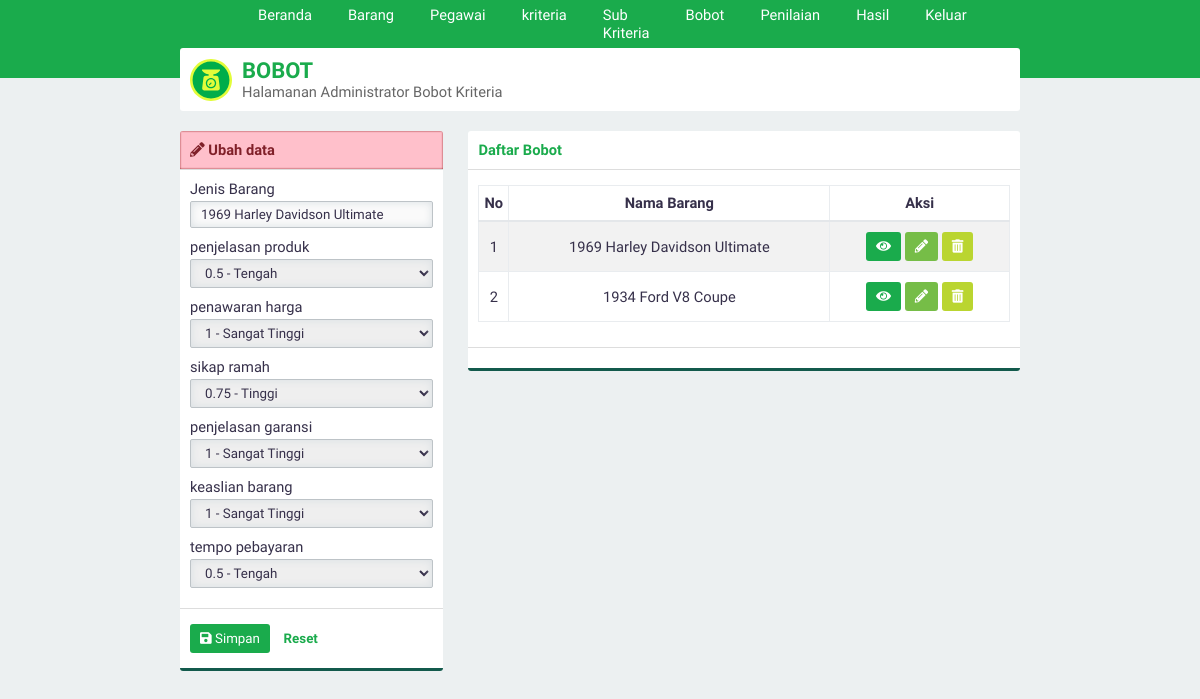
Page /spkmetodesaw_UAS/?page=bobot&aksi=ubah&id=1 (signed in) on the committed database.
### tables this page shows
CREATE TABLE `jenis_barang` (
  `id_jenisbarang` int(3) NOT NULL,
  `namaBarang` varchar(30) NOT NULL
);

CREATE TABLE `bobot_kriteria` (
  `id_bobotkriteria` int(3) NOT NULL,
  `id_jenisbarang` int(3) NOT NULL,
  `id_kriteria` int(3) NOT NULL,
  `bobot` float NOT NULL
);

CREATE TABLE `kriteria` (
  `id_kriteria` int(3) NOT NULL,
  `namaKriteria` varchar(30) NOT NULL,
  `sifat` enum('Benefit','Cost') NOT NULL
);

### spkmetodesaw_UAS/page/ubahbobot2.php (the view, shortened to what this page needs)
<?php
$listWeight=array(
    array("nama"=>"0 - Sangat Rendah","nilai"=>0),
    array("nama"=>"0.25 - Rendah","nilai"=>0.25),
    array("nama"=>"0.5 - Tengah","nilai"=>0.5),
    array("nama"=>"0.75 - Tinggi","nilai"=>0.75),
    array("nama"=>"1 - Sangat Tinggi","nilai"=>1),
);
$id=htmlspecialchars(@$_GET['id']);
$querylihat="SELECT id_jenisbarang,bobot,id_bobotkriteria,kriteria.namaKriteria AS namaKriteria FROM bobot_kriteria INNER JOIN kriteria USING(id_kriteria) WHERE id_jenisbarang='$id'";
?>
<div class="panel-top panel-top-edit">
    <b><i class="fa fa-pencil-alt"></i> Ubah data</b>
</div>
<form id="form" action="./proses/prosesubah.php" method="POST">
    <div class="panel-middle">
        <div class="group-input">
            <div class="group-input">
                <?php
                $query="SELECT namaBarang FROM jenis_barang WHERE id_jenisbarang='$id'";
                $execute=$konek->query($query);
                $data=$execute->fetch_array(MYSQLI_ASSOC);
                ?>
                <div class="group-input">
                    <label for="jenisbarang">Jenis Barang</label>
                    <input class="form-custom" value="<?php echo $data['namaBarang'];?>" disabled type="text" autocomplete="off" required name="barang" id="barang">
                </div>
            </div>
        </div>
        <?php
        $execute2=$konek->query($querylihat);
        while($data=$execute2->fetch_array(MYSQLI_ASSOC)){
            echo "<div class=\"group-input\">
                    <label for=\"$data[namaKriteria]\">$data[namaKriteria]</label>
                    <input type='hidden' value=\"$data[id_bobotkriteria]\" name=\"id[]\">
                    <select class=\"form-custom\" required name=\"bobot[]\" id=\"$data[namaKriteria]\">
                    <option selected disabled>--Pilih Bobot $data[namaKriteria]--</option>";
                foreach ($listWeight as $key) {
                    if ($key['nilai']==$data['bobot']) {
                        $selected="selected";
                    }else{
                        $selected=null;
                    }
                    echo "<option $selected value=\"$key[nilai]\">$key[nama]</option>";
                }
            echo "</select>
            </div>
                ";
        }
        ?>
    </div>
    <div class="panel-bottom">
        <button type="submit" id="buttonsimpan" class="btn btn-green"><i class="fa fa-save"></i> Simpan</button>
        <button type="reset" id="buttonreset" class="btn btn-second">Reset</button>
    </div>
</form>

### spkmetodesaw_UAS/asset/css/style.css (style rules this page uses)
* { padding: 0; margin: 0; font-family: 'Work Sans', sans-serif; color: #36304A; font-weight: 500; letter-spacing: normal; }
b, h1, h2, h3, h4, h5 { padding: 0; font-weight: 600 !important; margin: 0.83em 0em; }
input, select { border: none; width: 100%; }
.form-custom { padding: 5px 10px; border: solid 1px #BDC3C7; -webkit-border-radius: 2px; -moz-border-radius: 2px; border-radius: 2px; box-sizing: border-box; box-shadow: inset 0 0 8px #d9dfe3; margin: 3px 0 10px 0; }
.btn { border: none; -webkit-padding: 7px 10px; -o-padding: 7px 10px; -moz-padding: 7px 10px; padding: 7px 10px; border-radius: 3px; margin: 5px 0px; display: inline-block; cursor: pointer; font-size: 10pt !important; }
.btn i { color: white !important; }
.btn-green { background-color: #1aab4c; color: white !important; }
.btn-second { background-color: transparent; color: #1aab4c; font-weight: 600; }
.panel-top-edit { background-color: #ffc0cb; box-shadow: inset 0px 0px 2px #800000; color: #802029; }
.panel-top-edit b, .panel-top-edit i { color: #802029; }
.panel-top { padding: 10px; box-sizing: padding-box; border-bottom: solid 1px #dddddd; }
.panel-middle { padding: 10px; box-sizing: padding-box; }
.panel-bottom { padding: 10px; border-bottom: solid 3px #135a4c; border-top: solid 1px #dddddd; }
body { background-color: #ECF0F1; display: flex; width: 100vw; height: 100vh; align-items: center; flex-direction: column; overflow-x: hidden; font-size: 11pt; }

### rows in the picture
jenis_barang: barang "1969 Harley Davidson Ultimate"
bobot_kriteria: id_kriteria.namaKriteria "penjelasan produk", id_kriteria.namaKriteria "0.5 - Tengah"
bobot_kriteria: id_kriteria.namaKriteria "penawaran harga", id_kriteria.namaKriteria "1 - Sangat Tinggi"
bobot_kriteria: id_kriteria.namaKriteria "sikap ramah", id_kriteria.namaKriteria "0.75 - Tinggi"
bobot_kriteria: id_kriteria.namaKriteria "penjelasan garansi", id_kriteria.namaKriteria "1 - Sangat Tinggi"
bobot_kriteria: id_kriteria.namaKriteria "keaslian barang", id_kriteria.namaKriteria "1 - Sangat Tinggi"
bobot_kriteria: id_kriteria.namaKriteria "tempo pebayaran", id_kriteria.namaKriteria "0.5 - Tengah"

### other values in the picture
$data[namaBarang] "1969 Harley Davidson Ultimate"
$data[namaBarang] "1934 Ford V8 Coupe"
